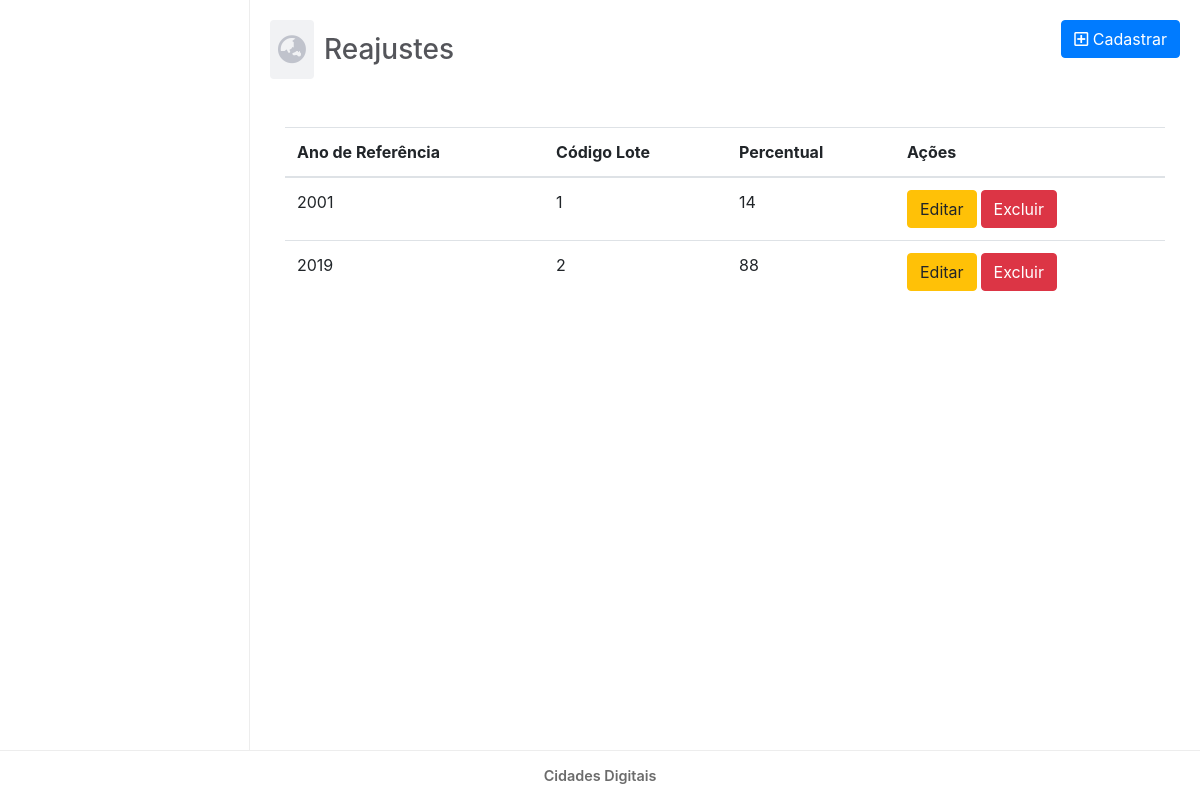
Page /View/Reajuste.php on the earlier database version.
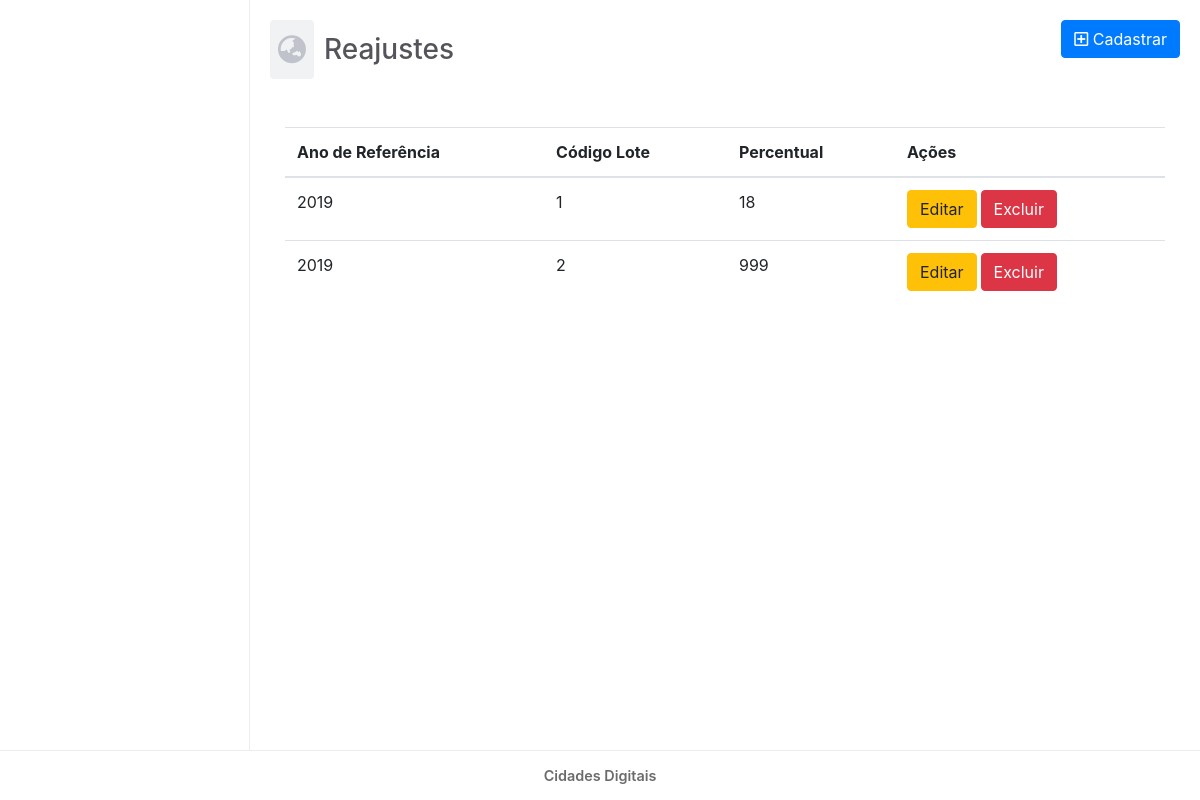
Same page on the later database version.
### tables this page shows
CREATE TABLE IF NOT EXISTS `reajuste` (
  `ano_ref` int(11) NOT NULL,
  `cod_lote` int(11) NOT NULL,
  `percentual` float DEFAULT NULL,
  PRIMARY KEY (`ano_ref`,`cod_lote`),
  KEY `fk_reajuste_lote1_idx` (`cod_lote`)
);

### Model/DAO/ClassReajusteDAO.php (called while the page is built, shortened)
<?php
class ClassReajusteDAO {
    public function listarReajuste(){
        try {
            $pdo = Conexao::getInstance();
            $sql = "SELECT ano_ref, cod_lote, percentual
            FROM reajuste
            ORDER BY ano_ref ASC";
            $stmt = $pdo->prepare($sql);
            $stmt->execute();
            return $stmt->fetchAll();
        } catch (PDOException $ex) {
            return $ex->getMessage();
        }
    }
}

### Controller/ControleListarReajuste.php (called while the page is built)
<?php
require_once '../Model/DAO/ClassReajusteDAO.php';
$listar = new ClassReajusteDAO();
$dados = $listar->listarReajuste();
if($dados) {
    $array_dados = $dados;
} else {
    $array_dados = [];
}

### view/Reajuste.php (the view, shortened to what this page needs)
<?php
    include_once("_cabecalho.php");
    require_once("../Controller/ControleListarReajuste.php");
    ?>
    <main id="main">
        <div class="row mb-5">
          <div id="mainHeader" class="col-md-6 d-flex align-items-center">
            <span id="mainHeaderIcon">
            <i class="fas fa-globe-asia"></i>
            </span>
            <span>
              <h3 class="mb-0">Reajustes</h3>
            </span>
          </div>
          <div class="col-md-6 text-right">
            <button type="button" class="btn btn-primary" data-toggle="modal" data-target=".cadastrar-reajuste-modal-lg">
              <i class="far fa-plus-square"></i>
              Cadastrar
            </button>
          </div>
        </div>
        <div class="container">
          <div class="row">
            <div class="col-12">
              <div class="table-responsive">
                <table class="table">
                  <thead>
                    <tr>
                      <th scope="col">Ano de Referência</th>
                      <th scope="col">Código Lote</th>
                      <th scope="col">Percentual</th>
                      <th scope="col">Ações</th>
                    </tr>
                  </thead>
                  <tbody>
                  <?php
                    foreach ($array_dados as $key => $value) {
                        ?>
                        <tr>
                          <td><?php echo $value['ano_ref'] ?></td>
                          <td><?php echo $value['cod_lote'] ?></td>
                          <td><?php echo $value['percentual'] ?></td>
                          <td>
                            <span class="d-flex">
                              <a href="<?php echo URL ?>View/ReajusteEditar.php?ano_ref=<?php echo $value['ano_ref'] ?>&cod_lote=<?php echo $value['cod_lote'] ?>" class="btn btn-warning mr-1">
                              Editar
                            </a>
                            <button onclick="apagarDados('<?php echo URL ?>Controller/ControleApagarReajuste.php?ano_ref=<?php echo $value['ano_ref'] ?>&cod_lote=<?php echo $value['cod_lote'] ?>')" class="btn btn-danger">
                              Excluir
                            </button>
                            </span>
                          </td>
                        </tr>
                        <?php
                    }
                  ?>
                  </tbody>
                </table>
              </div>
            </div>
          </div>
        </div>
    </main>
    <?php
    include_once('_rodape.php');
?>

Differences in the rows shown:
removed reajuste: ano_ref "2001", cod_lote "1", percentual "14"
added reajuste: ano_ref "2019", cod_lote "1", percentual "18"
changed reajuste (number 2 of 2 on the later page): percentual "88" → "999"
